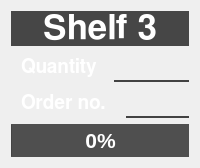
            <widget class="QGroupBox" name="groupBox_sh_3">
             <property name="styleSheet">
              <string notr="true">border: 2px oultine rgb(95,95,95);</string>
             </property>
             <property name="title">
              <string/>
             </property>
             <layout class="QVBoxLayout" name="verticalLayout_7">
              <item>
               <layout class="QVBoxLayout" name="verticalLayout_8">
                <item>
                 <widget class="QLabel" name="shelf_no_label_sh_3">
                  <property name="font">
                   <font>
                    <family>FreeSans</family>
                    <pointsize>26</pointsize>
                    <weight>75</weight>
                    <bold>true</bold>
                   </font>
                  </property>
                  <property name="styleSheet">
                   <string notr="true">border-color: rgb(83, 83, 83);
background-color: rgb(70, 70, 70);
color: rgb(255, 255, 255);</string>
                  </property>
                  <property name="frameShape">
                   <enum>QFrame::Panel</enum>
                  </property>
                  <property name="frameShadow">
                   <enum>QFrame::Raised</enum>
                  </property>
                  <property name="text">
                   <string>Shelf 3</string>
                  </property>
                  <property name="alignment">
                   <set>Qt::AlignCenter</set>
                  </property>
                 </widget>
                </item>
                <item>
                 <layout class="QHBoxLayout" name="horizontalLayout_7" stretch="0,0">
                  <item>
                   <widget class="QLabel" name="qty_descr_label_sh_3">
                    <property name="font">
                     <font>
                      <family>FreeSans</family>
                      <pointsize>14</pointsize>
                      <weight>75</weight>
                      <bold>true</bold>
                     </font>
                    </property>
                    <property name="styleSheet">
                     <string notr="true">border-color: rgb(130, 130, 130);
color: rgb(255, 255, 255);
padding: 5px;
</string>
                    </property>
                    <property name="frameShadow">
                     <enum>QFrame::Sunken</enum>
                    </property>
                    <property name="lineWidth">
                     <number>0</number>
                    </property>
                    <property name="text">
                     <string>Quantity</string>
                    </property>
                   </widget>
                  </item>
                  <item>
                   <widget class="QLabel" name="qty_label_sh_3">
                    <property name="minimumSize">
                     <size>
                      <width>0</width>
                      <height>0</height>
                     </size>
                    </property>
                    <property name="font">
                     <font>
                      <family>FreeSans</family>
                      <pointsize>15</pointsize>
                      <weight>75</weight>
                      <bold>true</bold>
                     </font>
                    </property>
                    <property name="styleSheet">
                     <string notr="true">border-bottom-style: solid;
border-bottom-color: rgb(66, 66, 66);
</string>
                    </property>
                    <property name="frameShape">
                     <enum>QFrame::Box</enum>
                    </property>
                    <property name="frameShadow">
                     <enum>QFrame::Plain</enum>
                    </property>
                    <property name="lineWidth">
                     <number>3</number>
                    </property>
                    <property name="text">
                     <string/>
                    </property>
                    <property name="alignment">
                     <set>Qt::AlignRight|Qt::AlignTrailing|Qt::AlignVCenter</set>
                    </property>
                    <property name="indent">
                     <number>-1</number>
                    </property>
                   </widget>
                  </item>
                 </layout>
                </item>
                <item>
                 <layout class="QHBoxLayout" name="horizontalLayout_8" stretch="0,1">
                  <property name="spacing">
                   <number>10</number>
                  </property>
                  <item>
                   <widget class="QLabel" name="order_descr_label_sh_3">
                    <property name="font">
                     <font>
                      <family>FreeSans</family>
                      <pointsize>14</pointsize>
                      <weight>75</weight>
                      <bold>true</bold>
                     </font>
                    </property>
                    <property name="styleSheet">
                     <string notr="true">border-color: rgb(130, 130, 130);
color: rgb(255, 255, 255);
padding: 5px;
</string>
                    </property>
                    <property name="frameShadow">
                     <enum>QFrame::Plain</enum>
                    </property>
                    <property name="lineWidth">
                     <number>0</number>
                    </property>
                    <property name="text">
                     <string>Order no.</string>
                    </property>
                   </widget>
                  </item>
                  <item>
                   <widget class="QLabel" name="order_label_sh_3">
                    <property name="minimumSize">
                     <size>
                      <width>0</width>
                      <height>0</height>
                     </size>
                    </property>
                    <property name="font">
                     <font>
                      <family>FreeSans</family>
                      <pointsize>15</pointsize>
                      <weight>75</weight>
                      <bold>true</bold>
                     </font>
                    </property>
                    <property name="styleSheet">
                     <string notr="true">border-bottom-style: solid;
border-bottom-color: rgb(66, 66, 66);
</string>
                    </property>
                    <property name="frameShadow">
                     <enum>QFrame::Sunken</enum>
                    </property>
                    <property name="lineWidth">
                     <number>4</number>
                    </property>
                    <property name="text">
                     <string/>
                    </property>
                    <property name="alignment">
                     <set>Qt::AlignRight|Qt::AlignTrailing|Qt::AlignVCenter</set>
                    </property>
                    <property name="indent">
                     <number>2</number>
                    </property>
                   </widget>
                  </item>
                 </layout>
                </item>
                <item>
                 <widget class="QProgressBar" name="progressBar_sh_3">
                  <property name="font">
                   <font>
                    <pointsize>16</pointsize>
                    <weight>75</weight>
                    <bold>true</bold>
                   </font>
                  </property>
                  <property name="acceptDrops">
                   <bool>false</bool>
                  </property>
                  <property name="styleSheet">
                   <string notr="true">border-color: rgb(130, 130, 130);
background-color: rgb(79, 79, 79);
color: rgb(255, 255, 255);</string>
                  </property>
                  <property name="value">
                   <number>0</number>
                  </property>
                  <property name="alignment">
                   <set>Qt::AlignCenter</set>
                  </property>
                  <property name="orientation">
                   <enum>Qt::Horizontal</enum>
                  </property>
                  <property name="invertedAppearance">
                   <bool>false</bool>
                  </property>
                  <property name="textDirection">
                   <enum>QProgressBar::TopToBottom</enum>
                  </property>
                 </widget>
                </item>
               </layout>
              </item>
             </layout>
            </widget>
